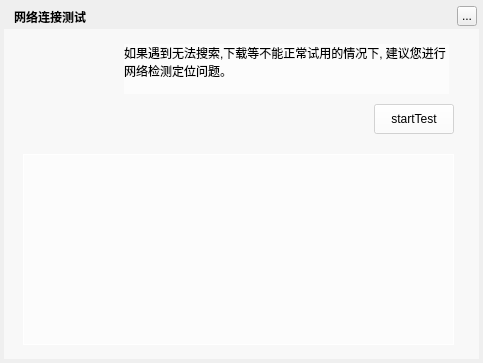
<?xml version="1.0" encoding="UTF-8"?>
<ui version="4.0">
 <class>MusicNetworkConnectionTestWidget</class>
 <widget class="QWidget" name="MusicNetworkConnectionTestWidget">
  <property name="geometry">
   <rect>
    <x>0</x>
    <y>0</y>
    <width>483</width>
    <height>363</height>
   </rect>
  </property>
  <property name="windowTitle">
   <string>网络连接测试</string>
  </property>
  <widget class="QLabel" name="background">
   <property name="geometry">
    <rect>
     <x>4</x>
     <y>4</y>
     <width>475</width>
     <height>355</height>
    </rect>
   </property>
   <property name="text">
    <string/>
   </property>
  </widget>
  <widget class="QLabel" name="topTitleName">
   <property name="geometry">
    <rect>
     <x>14</x>
     <y>4</y>
     <width>171</width>
     <height>25</height>
    </rect>
   </property>
   <property name="styleSheet">
    <string notr="true">color:&quot;#FFFFFF&quot;;font-weight:bold</string>
   </property>
   <property name="text">
    <string>网络连接测试</string>
   </property>
  </widget>
  <widget class="QToolButton" name="topTitleCloseButton">
   <property name="geometry">
    <rect>
     <x>457</x>
     <y>6</y>
     <width>20</width>
     <height>20</height>
    </rect>
   </property>
   <property name="text">
    <string>...</string>
   </property>
  </widget>
  <widget class="QWidget" name="backgroundMask" native="true">
   <property name="geometry">
    <rect>
     <x>4</x>
     <y>29</y>
     <width>475</width>
     <height>330</height>
    </rect>
   </property>
   <property name="styleSheet">
    <string notr="true">background:rgba(255,255,255,150)</string>
   </property>
   <widget class="QLabel" name="textLabel">
    <property name="geometry">
     <rect>
      <x>120</x>
      <y>15</y>
      <width>325</width>
      <height>50</height>
     </rect>
    </property>
    <property name="text">
     <string>如果遇到无法搜索,下载等不能正常试用的情况下, 建议您进行网络检测定位问题。</string>
    </property>
    <property name="alignment">
     <set>Qt::AlignLeading|Qt::AlignLeft|Qt::AlignTop</set>
    </property>
    <property name="wordWrap">
     <bool>true</bool>
    </property>
   </widget>
   <widget class="QGroupBox" name="groupBox">
    <property name="geometry">
     <rect>
      <x>19</x>
      <y>125</y>
      <width>431</width>
      <height>191</height>
     </rect>
    </property>
    <property name="styleSheet">
     <string notr="true">QGroupBox{border:1px solid #FFF;}</string>
    </property>
    <property name="title">
     <string/>
    </property>
    <layout class="QVBoxLayout" name="verticalLayout"/>
   </widget>
   <widget class="QPushButton" name="startButton">
    <property name="geometry">
     <rect>
      <x>370</x>
      <y>75</y>
      <width>80</width>
      <height>30</height>
     </rect>
    </property>
    <property name="text">
     <string>startTest</string>
    </property>
   </widget>
  </widget>
  <widget class="MusicGifLabelWidget" name="iconLabel">
   <property name="geometry">
    <rect>
     <x>24</x>
     <y>44</y>
     <width>93</width>
     <height>93</height>
    </rect>
   </property>
   <property name="styleSheet">
    <string notr="true"/>
   </property>
   <property name="text">
    <string/>
   </property>
  </widget>
  <zorder>background</zorder>
  <zorder>backgroundMask</zorder>
  <zorder>topTitleName</zorder>
  <zorder>topTitleCloseButton</zorder>
  <zorder>iconLabel</zorder>
 </widget>
 <customwidgets>
  <customwidget>
   <class>MusicGifLabelWidget</class>
   <extends>QLabel</extends>
   <header>musicgiflabelwidget.h</header>
  </customwidget>
 </customwidgets>
 <resources/>
 <connections/>
</ui>
